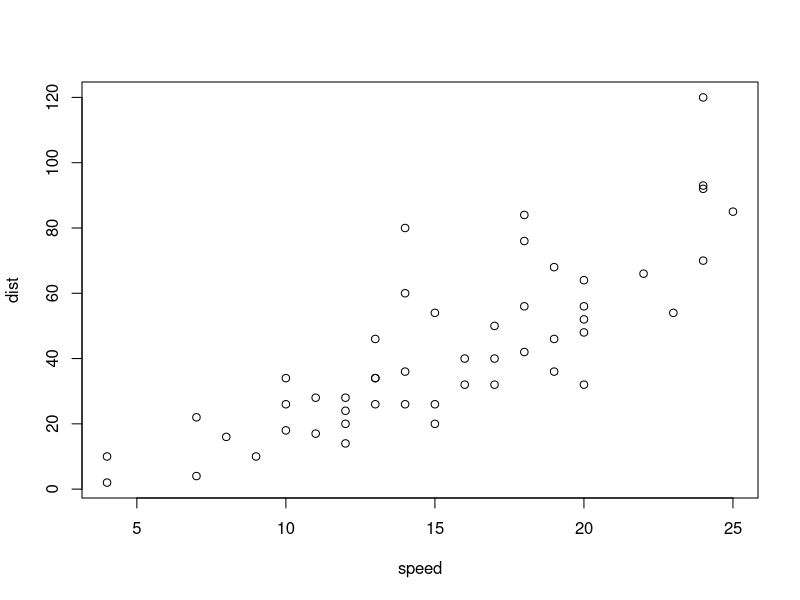
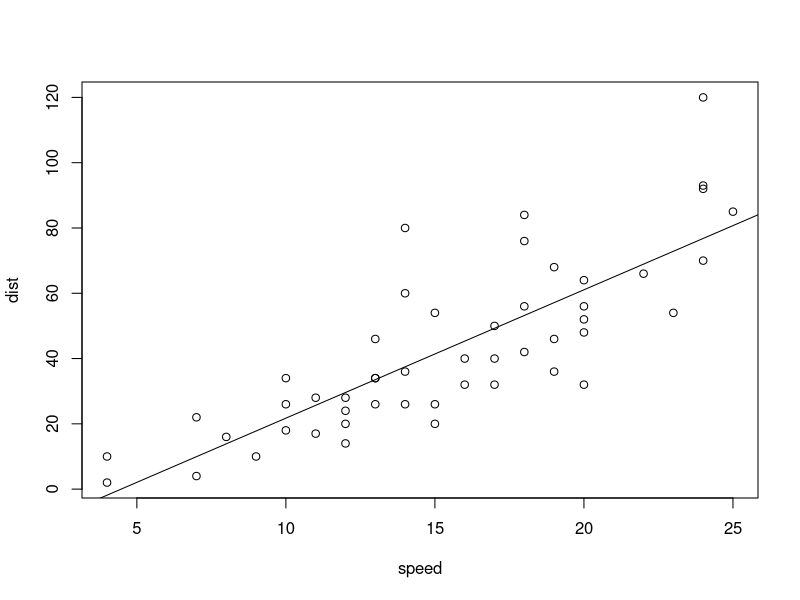
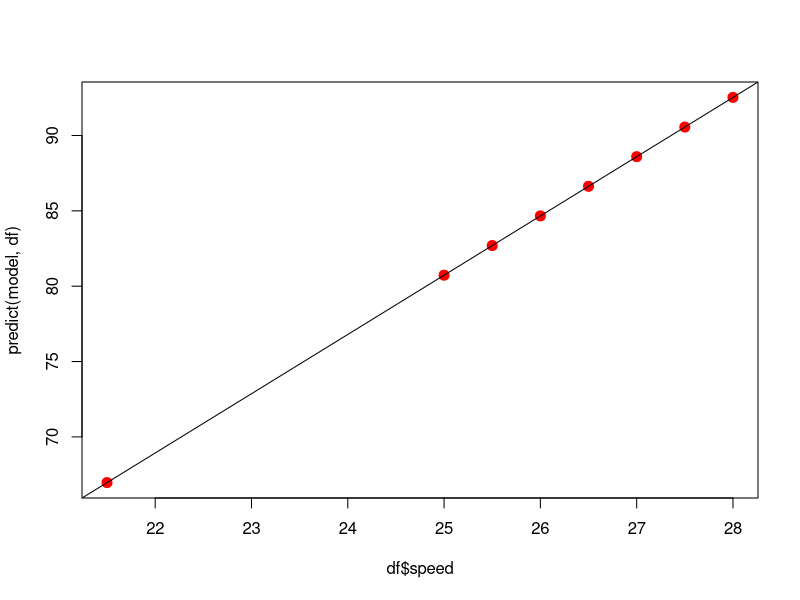
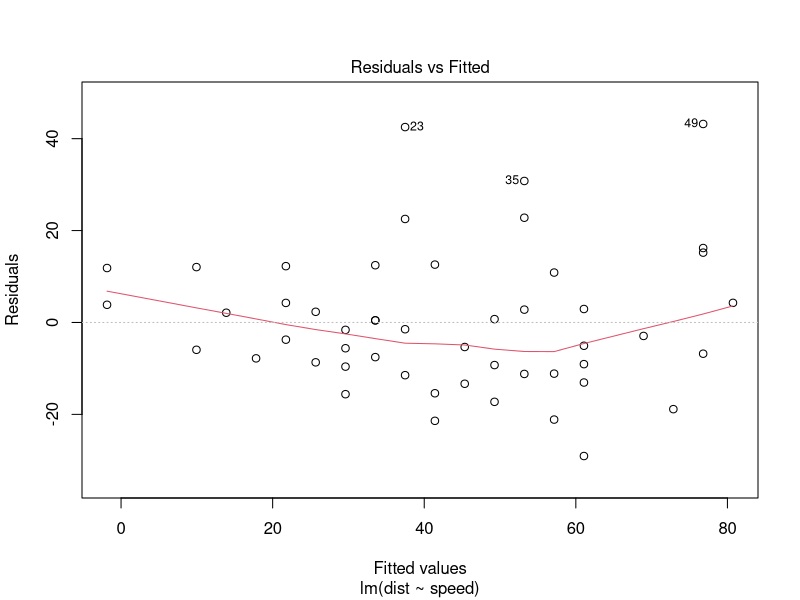
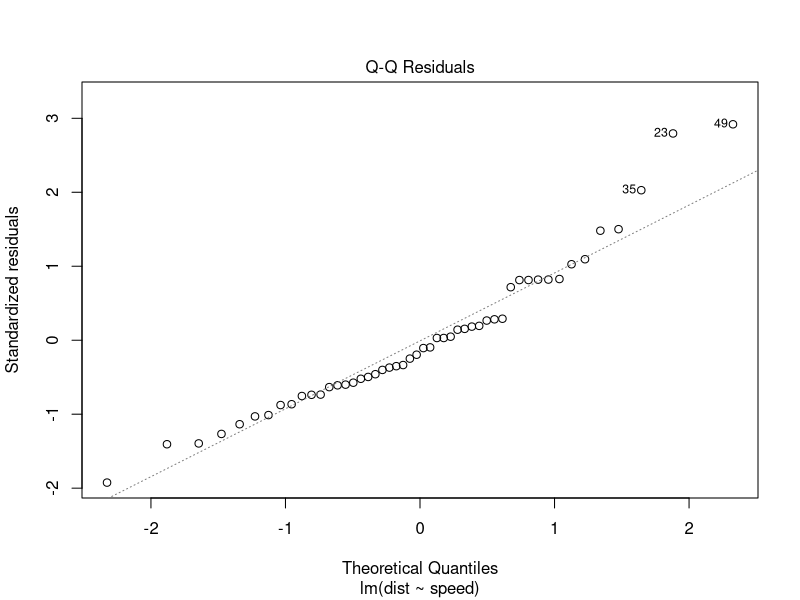
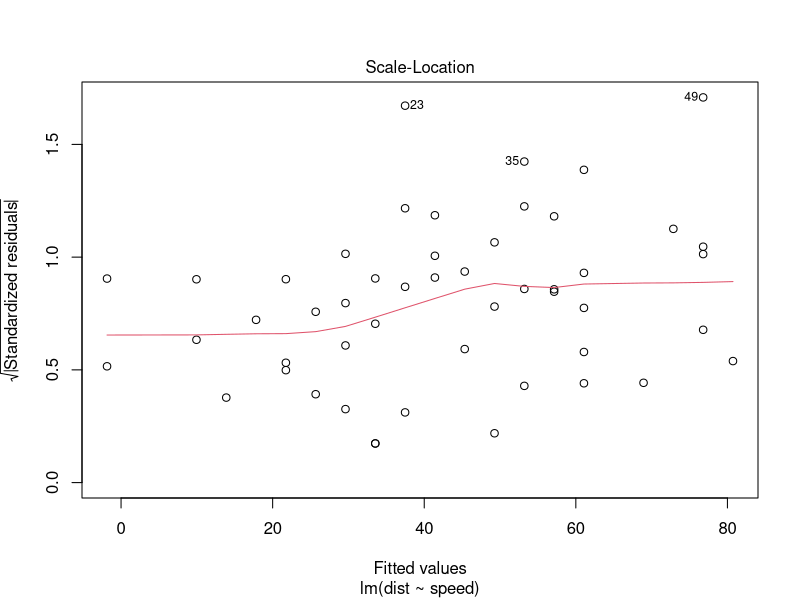
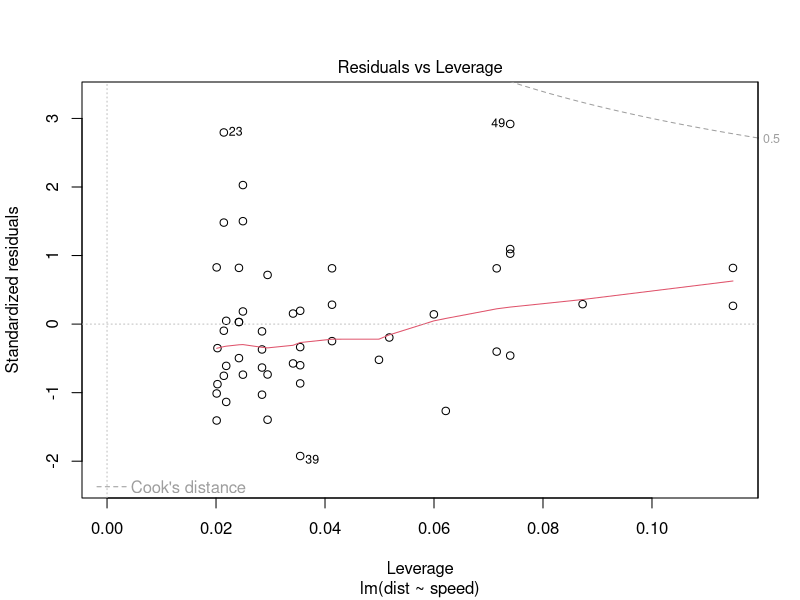
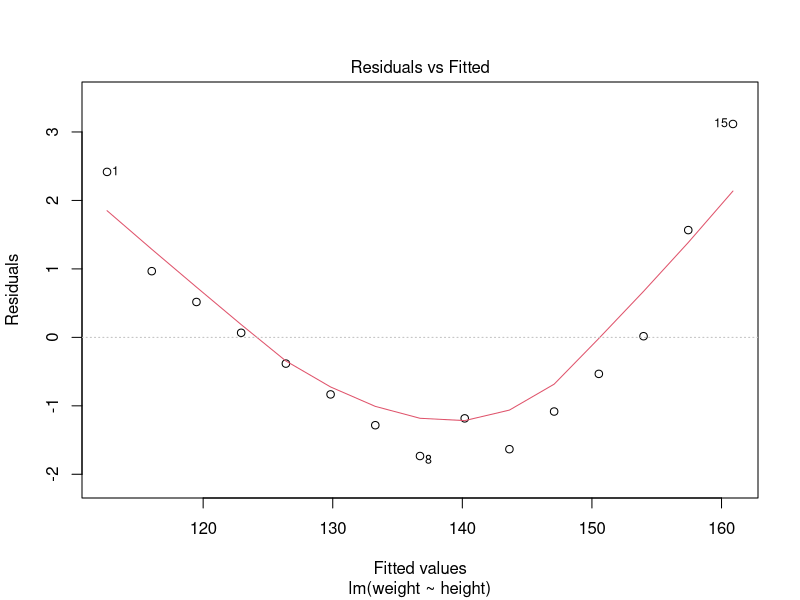

The R script that drew these images, in order:
#
# 14일차
#
# 단순선형 회귀분석 ( simple linear regression analysis )
#
# 모델링 : 예측, 분류, 군집화
#        : 진짜 모델링이 필요한지 안한지 알아야한다. 그럴려면 정확한 데이터 분석이 꼭 필요하다. 
#
# Regression Equation (회귀식) : y = W x + b       <- 예측에 사용
# 
# 우리가 찾아야 하는것은 매개변수(계수) : W , b
# 예측하는데 사용한다. 
#
# < Modeling 과정 >
# 1. Model 선택 : 수식결정 -> ( 선형 방정식 선택 )
# 2. 실제 데이터 (훈련 데이터) 를 이용하여  W , b 값 (매개 값)을 결정  
#     ->  lm  함수 
# 3. 실제 데이터를 통한 예측 ( 예측은 훈련 데이터에 없는 새로운 데이터로 모델이 레이블을 추정하는 과정 )  
#     -> predict 함수 (예측!!)
# 4. ** Model 평가 **     
#     -> summary() : 결과 이해
#
# 회귀선에 오차( 선과 데이터 간에 간격차이 )가 적은 선을 찾는게 모델링의 핵심 / 성능
#
# Modeling : 현실 세계에서 일어나는 현상을 수학식으로 표현하는 행위
#
# 데이터 과학에서 
# 독립변수 x 를 설명변수 (explanatory variable), 특징 (feature)
# 종속변수 y 를 반응변수 (response variable), 레이블(label)
# x 가 입력되면 y를 맞추어야 하는 문제, y를 ground truth로 간주
#
#                              ( 훈련 data )
# 데이터 과학에서 Modeling이란 수집한 data를 이용하여 최적의 모델을 찾아내는 과정
#
# 회귀분석 (Regression Analysis)
#    관찰된 연속형 변수들에 대해 두 변수 사이의 모형을 구한 뒤 적합도를 측정해 내는 분석방법
#    시간에 따라 변화하는 데이터나 어떤 영향, 가설적 실험, 인과 관계의 모델링등의 통계적 예측에 이용될 수 있다.
#  
# 단순선형 회귀분석 ( simple linear regression analysis )
#    독립변수와 종속변수와의 관계가 선형으로 표현
#    하나의 독립변수를 다루는 분석방법
#
# 단순선형 회귀모델의 회귀식 : y = W x + b ( W , b 는 상수 )
#          W , b 는 어떻게 찾을 수 있을까?
#          x , y 로 구성된 data를 이용하여 w , b 를 찾아내는 모델
#


# 단순 회귀 분석 : 선형이 하나의 독립변수 / 예측 Model
# 주행거리와 제동거리 사이의 회귀모델
str(cars)
head(cars)

# 산점도를 통한 선형 관계 확인
plot(dist~speed, data = cars)        # dist와 speed 두 변수 중 어느게 반응인지 설명인지 찾아야 한다
plot(cars)

# 회귀모델 구하기, 
# = >  lm ( y ~ x , 훈련하는 데이터 셋 )  : 단순 회귀 분석 구하기  (회귀선 구하기)
# 종속(반응)변수 ~ 독립(설명)변수 순서로 지정
model <- lm(dist~speed, cars)        # y(dist) = W x(speed) + b      : 속도에 의해서 제동거리를 정한다. ( 그래프에 y 축이 거리. 우리는 x 값에 따른 거리를  본다 )
model
                                     
# 위에 코딩 결과 
# Call:
#   lm(formula = dist ~ speed, data = cars)
#
#   Coefficients:   <-  계수, 매개변수 
#       (Intercept)        speed  
# b값:  -17.579      w값:  3.932  
# y = 3.932 * x -17.579

abline(model)      # <-  회귀선 그리기


coef( model )                       # 매개변수(계수) - w,b 값 출력
cars
fitted( model )                     # 훈련 data 에 있는 샘플에 대한 예측값 
residuals( model )                  # 잔차 : 회귀선과 데이터(점들) 의 차이 값들 ( 오차 )
#  ↓ 잔차 제곱합을 평균제곱오차 ( MES - mean squared error )로 변환
deviance( model ) / length( cars$speed )


# 예측해보기 - 모델링 만들고 x 값 대입해보기  --> 훈련한 데이터 말고 다른 새로운 데이터를 가지고 시도해봐야한다
b <-  coef( model )[1]
w <-  coef( model )[2]

speed <- 21.5    # <-  cars에 없는 speed 값 을 대입해 보면서 예측값 구하기 
dist <- w * speed + b
dist  

# 모델이 맞는지 예측 정확도 확인해보기 ( predict )
df <- data.frame( speed = c( 21.5, 25.0, 25.5, 26.0, 26.5, 27.0, 27.5, 28.0 ) )     # y 값을 예측해봐야 하니까 x 값만 넣고 만들기
predict( model, df )  # 예측 수행 함수  <-  위에 ("dist <- w * speed + b") 코딩을 대신해서 쓸 수 있는 predict 함수
plot(df$speed, predict( model, df ), col = 'red', cex = 2, pch = 20 )    # 예측값 표시하기

abline(model)

# 정리
speed <-cars[ , 1 ]
pred <- w * speed + b   # 예측값 
pred

compare <- data.frame( pred, cars[,2], pred-cars[,2] )    # 전체 출력
compare

colnames(compare) <- c( '예상', '실제', '오차' )

head(fitted(model), 3)   # 예측
head(residuals(model),3) # 추정된 값과의 차이
head(compare, 3)

summary(model)
# 평균은클수록, 분산은 작을수록, 데이터 크기가 클수록 신뢰도가 커진다. -> t - 통계량 (t - statistics) / t - 값 (t - value)
# t - 값이 크면 대립가설에 대한 신뢰도가 강해진다.
# t - 값이 작으면 대랍가설에 대한 신뢰도가 약해진다.
# 데이터를 통해 '대립가설이 통계학적으로 유의미하다(가설이 맞다)' 라는 것을 중명하고 확인하는 작업을 t-검정 (t-test)라 한다.
#
# '귀무가설이 참이라고 가정했을 때, 표본으로 부터 얻어지는 통계치가 나타날(관측될) 확률' 을 계산하는데 이 때 계산된 확률값을  p값이라 한다.
# p 값이 매우 낮으면, 이러한 표본통계값은 우연히 나타나기 어려운 케이스이기 때문에, 우리는 귀무가설을 채택하지 않고 (기각하고), 대안적인 가설인 가설, 즉 대립가설을 채택한다. 
# p 값이 높으면 귀무, 낮으면 대립 채택. 보통 기준은 0.05
#
# (귀무가설은 무조건 옳다, 많다, 등등)
# (대립가설은 귀무가설이 틀렸을때 ? , 반대) 
# lm 은 기본적으로 대립가설을 채택하는 쪽으로 사용된다. ('두 변수에는 아무런 관계가 없다라'는 전제하에 )

 # summary 출력값
#Call:
#  lm(formula = dist ~ speed, data = cars)

#Residuals:
#  Min      1Q  Median      3Q     Max 
#-29.069  -9.525  -2.272   9.215  43.201 
#
#Coefficients:  
#          Estimate Std.  Error   t value  Pr(>|t|)    
#(Intercept) -17.5791     6.7584  -2.601   0.0123 *  
#  speed         3.9324     0.4155   9.464 1.49e-12 ***     <-  '***' 은 speed가 dist에 영향을 많이 준다. ( * 이 많을수록 상관관계가 높다는 뜻. )
#  ---
#  Signif. codes:  0 ‘***’ 0.001 ‘**’ 0.01 ‘*’ 0.05 ‘.’ 0.1 ‘ ’ 1
#
#Residual standard error: 15.38 on 48 degrees of freedom
#Multiple R-squared:  0.6511,	Adjusted R-squared:  0.6438 
#F-statistic: 89.57 on 1 and 48 DF,  p-value: 1.49e-12



# 예시 - cars
str( cars )
head( cars )
car_model <- lm( dist~speed, data = cars )     # lm(y~x, data set)
coef( car_model )
plot( car_model )
abline(car_model, col = 'red')
summary( car_model )     # summary 를 잘 보는게 중요하다 - p 값이 0.05보다 작으므로 유의미하다 라고 할수 있다. 즉, 상관이 있다. 귀무가설 채택



# 예시 - women
str( women )
head( women )
women_model <- lm( weight~height, data = women )
coef( women_model )
plot( women_model )
abline(women_model, col = 'red')
summary( women_model )    # 0.05 보다 작아서 통계적으로 유의미하다. 상관이 있다. 귀무가설 채택 



# cars 와 women 비교해보기

# cars
#Coefficients:
#          Estimate Std.   Error   t value  Pr(>|t|)    
#(Intercept) -17.5791     6.7584  -2.601   0.0123 *      <- ' 0.0123' : 데이터가 퍼져있다 // women  과 비교했을때 숫자가 높으므로 회기선 기준으로 보다 더 퍼져있다
#  speed         3.9324     0.4155   9.464 1.49e-12 ***


# women
#Coefficients:
#           Estimate Std.  Error  t value  Pr(>|t|)    
#(Intercept) -87.51667    5.93694  -14.74 1.71e-09 ***   <- '1.71e-09' : 데이터가 모여져 있다  // cars와 비교햇을 때 숫자가 더 낮으므로 보다 더 회기선 기준으로 모여있다
#  height        3.45000    0.09114   37.85 1.09e-14 ***



  #  !!!! ( p값을 보고)  x , y 가 서로 관련이 없으면,  예측 모델을 만들 필요가 없다. !!!!
 




